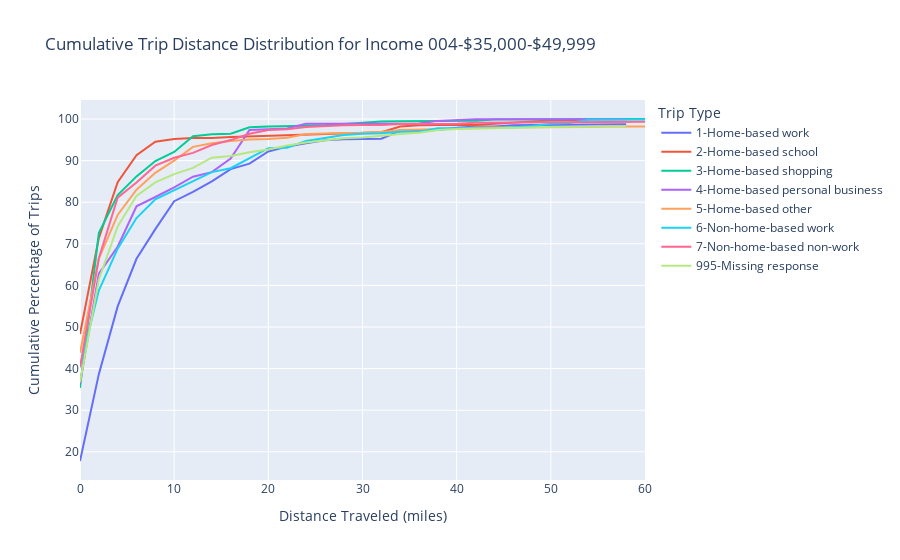

The notebook cell this image was saved under:
### Code cell
import plotly.express as px
import ipywidgets as widgets
from IPython.display import display, Markdown

# Function to update the plot based on selected income bin
def update_plot(income_bin):

    output.clear_output()

    global firstTime
    if firstTime:
        firstTime = False
    else:

        filtered_data = filtered_groupedIncome[filtered_groupedIncome['Income'] == income_bin]
        fig = px.line(
            filtered_data,
            x='distance_miles_2mibin',
            y='cumulative_percentage',
            color='Trip Type',
            labels={
                'distance_miles_2mibin': 'Distance Traveled (miles)',
                'cumulative_percentage': 'Cumulative Percentage'
            },
            title=f'Cumulative Trip Distance Distribution for Income {income_bin}'
        )
        fig.update_layout(
            xaxis_title='Distance Traveled (miles)',
            yaxis_title='Cumulative Percentage of Trips',
            legend_title='Trip Type'
        )
        fig.show()
        
# Define widgets and output
income_bins = filtered_groupedIncome['Income'].unique()
dropdown = widgets.Dropdown(
    options=income_bins,
    description='Select Income:',
    disabled=False,
)

# Set up a global variable to track whether the widgets have been changed
firstTime = True

# create output widget to display filtered DataFrame
output = widgets.Output()

# create interactive widget
interactive_output = widgets.interactive_output(update_plot, {'income_bin': dropdown})


# Widget interaction

# Display a markdown heading
display(Markdown('# Distribution by Income'))
display(dropdown)
display(interactive_output)
display(output)

### Figure 1 — Plotly figure (JSON) as saved in the notebook; plotly's stock layout.template omitted (floating-point values rounded to 4 significant figures)
{"data": [{"hovertemplate": "Trip Type=1-Home-based work<br>Distance Traveled (miles)=%{x}<br>Cumulative Percentage=%{y}<extra></extra>", "legendgroup": "1-Home-based work", "line": {"color": "#636efa", "dash": "solid"}, "marker": {"symbol": "circle"}, "mode": "lines", "name": "1-Home-based work", "orientation": "v", "showlegend": true, "type": "scatter", "x": [0, 2, 4, 6, 8, 10, 12, 14, 16, 18, 20, 22, 24, 26, 28, 30, 32, 34, 36, 38, 40, 42, 44, 46, 48, 50, 52, 54, 56, 58], "xaxis": "x", "y": [17.79, 38.68, 54.95, 66.4, 73.52, 80.24, 82.47, 85.0, 87.96, 89.26, 92.19, 93.4, 94.18, 94.89, 95.13, 95.14, 95.28, 97.18, 97.26, 97.35, 97.87, 98.2, 98.22, 98.48, 98.53, 98.54, 98.54, 98.6, 98.64, 98.72], "yaxis": "y"}, {"hovertemplate": "Trip Type=2-Home-based school<br>Distance Traveled (miles)=%{x}<br>Cumulative Percentage=%{y}<extra></extra>", "legendgroup": "2-Home-based school", "line": {"color": "#EF553B", "dash": "solid"}, "marker": {"symbol": "circle"}, "mode": "lines", "name": "2-Home-based school", "orientation": "v", "showlegend": true, "type": "scatter", "x": [0, 2, 4, 6, 8, 10, 12, 14, 16, 18, 20, 24, 26, 30, 32, 34, 36, 38, 42, 44, 46, 48, 50, 54], "xaxis": "x", "y": [48.33, 71.37, 84.84, 91.29, 94.54, 95.19, 95.4, 95.4, 95.68, 95.83, 95.86, 96.25, 96.42, 96.63, 96.83, 98.22, 98.5, 98.55, 98.55, 98.89, 99.22, 99.4, 99.62, 99.79], "yaxis": "y"}, {"hovertemplate": "Trip Type=3-Home-based shopping<br>Distance Traveled (miles)=%{x}<br>Cumulative Percentage=%{y}<extra></extra>", "legendgroup": "3-Home-based shopping", "line": {"color": "#00cc96", "dash": "solid"}, "marker": {"symbol": "circle"}, "mode": "lines", "name": "3-Home-based shopping", "orientation": "v", "showlegend": true, "type": "scatter", "x": [0, 2, 4, 6, 8, 10, 12, 14, 16, 18, 20, 22, 24, 26, 28, 30, 32, 34, 36, 38, 40, 42, 44, 48, 50, 52, 56, 58, 60], "xaxis": "x", "y": [35.34, 72.57, 81.7, 86.21, 89.89, 92.07, 95.87, 96.31, 96.48, 97.99, 98.18, 98.36, 98.36, 98.52, 98.87, 99.15, 99.38, 99.44, 99.5, 99.52, 99.57, 99.57, 99.9, 99.91, 99.93, 99.96, 99.96, 100.0, 100.0], "yaxis": "y"}, {"hovertemplate": "Trip Type=4-Home-based personal business<br>Distance Traveled (miles)=%{x}<br>Cumulative Percentage=%{y}<extra></extra>", "legendgroup": "4-Home-based personal business", "line": {"color": "#ab63fa", "dash": "solid"}, "marker": {"symbol": "circle"}, "mode": "lines", "name": "4-Home-based personal business", "orientation": "v", "showlegend": true, "type": "scatter", "x": [0, 2, 4, 6, 8, 10, 12, 14, 16, 18, 20, 22, 24, 26, 28, 30, 32, 36, 38, 40, 42, 46, 52, 58], "xaxis": "x", "y": [36.38, 62.8, 69.3, 79.01, 81.25, 83.59, 86.14, 87.24, 90.49, 97.37, 97.54, 97.71, 98.89, 98.89, 98.94, 98.94, 98.94, 98.94, 99.55, 99.71, 99.93, 99.93, 99.93, 99.94], "yaxis": "y"}, {"hovertemplate": "Trip Type=5-Home-based other<br>Distance Traveled (miles)=%{x}<br>Cumulative Percentage=%{y}<extra></extra>", "legendgroup": "5-Home-based other", "line": {"color": "#FFA15A", "dash": "solid"}, "marker": {"symbol": "circle"}, "mode": "lines", "name": "5-Home-based other", "orientation": "v", "showlegend": true, "type": "scatter", "x": [0, 2, 4, 6, 8, 10, 12, 14, 16, 18, 20, 22, 24, 26, 28, 30, 32, 34, 36, 38, 40, 42, 44, 46, 48, 50, 52, 54, 56, 58, 60], "xaxis": "x", "y": [43.81, 66.42, 76.94, 83.01, 87.07, 90.0, 93.3, 94.15, 94.68, 95.05, 95.21, 95.49, 96.4, 96.6, 96.65, 96.72, 96.89, 97.36, 97.41, 97.53, 97.67, 97.96, 97.97, 97.97, 97.97, 98.04, 98.04, 98.09, 98.21, 98.23, 98.23], "yaxis": "y"}, {"hovertemplate": "Trip Type=6-Non-home-based work<br>Distance Traveled (miles)=%{x}<br>Cumulative Percentage=%{y}<extra></extra>", "legendgroup": "6-Non-home-based work", "line": {"color": "#19d3f3", "dash": "solid"}, "marker": {"symbol": "circle"}, "mode": "lines", "name": "6-Non-home-based work", "orientation": "v", "showlegend": true, "type": "scatter", "x": [0, 2, 4, 6, 8, 10, 12, 14, 16, 18, 20, 22, 24, 26, 28, 30, 32, 34, 36, 38, 40, 42, 44, 46, 48, 50, 52, 54, 56, 58, 60], "xaxis": "x", "y": [40.45, 58.78, 68.83, 76.2, 80.69, 82.84, 84.9, 87.23, 88.16, 90.65, 92.97, 93.11, 94.73, 95.45, 96.18, 96.45, 96.6, 96.95, 96.95, 97.76, 97.77, 97.81, 97.83, 98.03, 98.32, 98.88, 99.03, 99.84, 99.85, 99.88, 99.88], "yaxis": "y"}, {"hovertemplate": "Trip Type=7-Non-home-based non-work<br>Distance Traveled (miles)=%{x}<br>Cumulative Percentage=%{y}<extra></extra>", "legendgroup": "7-Non-home-based non-work", "line": {"color": "#FF6692", "dash": "solid"}, "marker": {"symbol": "circle"}, "mode": "lines", "name": "7-Non-home-based non-work", "orientation": "v", "showlegend": true, "type": "scatter", "x": [0, 2, 4, 6, 8, 10, 12, 14, 16, 18, 20, 22, 24, 26, 28, 30, 32, 34, 36, 38, 40, 42, 44, 46, 48, 50, 52, 54, 56, 58, 60], "xaxis": "x", "y": [40.31, 66.52, 81.09, 84.74, 88.79, 90.69, 91.86, 93.74, 94.93, 96.47, 97.34, 97.56, 98.05, 98.31, 98.48, 98.58, 98.58, 98.79, 98.79, 98.83, 98.86, 99.09, 99.11, 99.13, 99.24, 99.3, 99.3, 99.32, 99.35, 99.35, 99.35], "yaxis": "y"}, {"hovertemplate": "Trip Type=995-Missing response<br>Distance Traveled (miles)=%{x}<br>Cumulative Percentage=%{y}<extra></extra>", "legendgroup": "995-Missing response", "line": {"color": "#B6E880", "dash": "solid"}, "marker": {"symbol": "circle"}, "mode": "lines", "name": "995-Missing response", "orientation": "v", "showlegend": true, "type": "scatter", "x": [0, 2, 4, 6, 8, 10, 12, 14, 16, 18, 20, 22, 24, 26, 28, 30, 32, 34, 36, 38, 40, 42, 44, 46, 48, 50, 54, 56, 58], "xaxis": "x", "y": [36.7, 61.43, 74.15, 81.53, 84.78, 86.76, 88.24, 90.71, 91.1, 92.01, 92.65, 93.61, 94.34, 94.93, 95.37, 95.54, 96.0, 96.41, 96.71, 97.34, 97.59, 97.7, 97.82, 97.91, 97.97, 98.08, 98.15, 98.24, 98.24], "yaxis": "y"}], "layout": {"legend": {"title": {"text": "Trip Type"}, "tracegroupgap": 0}, "title": {"text": "Cumulative Trip Distance Distribution for Income 004-$35,000-$49,999"}, "xaxis": {"anchor": "y", "domain": [0, 1], "title": {"text": "Distance Traveled (miles)"}}, "yaxis": {"anchor": "x", "domain": [0, 1], "title": {"text": "Cumulative Percentage of Trips"}}}}
